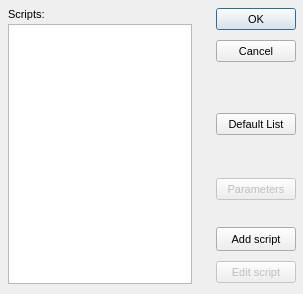
<?xml version="1.0"?>
<ui version="4.0">
  <class>Form</class>
  <widget class="QDialog" name="IDD_SCRIPTSELECT">
    <property name="geometry">
      <rect>
        <x>0</x>
        <y>0</y>
        <width>303</width>
        <height>294</height>
      </rect>
    </property>
    <property name="windowTitle">
      <string>Select Script</string>
    </property>
    <property name="font">
      <font>
        <family>Liberation Sans</family>
        <pointsize>8</pointsize>
        <bold>false</bold>
        <italic>false</italic>
      </font>
    </property>
    <property name="enabled">
      <bool>true</bool>
    </property>
    <property name="windowFlags">
      <set>Qt::Dialog|Qt::WindowCloseButtonHint</set>
    </property>
    <property name="minimumSize">
      <size>
        <width>303</width>
        <height>294</height>
      </size>
    </property>
    <property name="maximumSize">
      <size>
        <width>303</width>
        <height>294</height>
      </size>
    </property>
    <widget class="QLabel" name="IDC_STATIC">
      <property name="geometry">
        <rect>
          <x>8</x>
          <y>8</y>
          <width>184</width>
          <height>16</height>
        </rect>
      </property>
      <property name="text">
        <string>Scripts:</string>
      </property>
      <property name="visible">
        <bool>true</bool>
      </property>
      <property name="enabled">
        <bool>true</bool>
      </property>
      <property name="alignment">
        <set>Qt::AlignLeft</set>
      </property>
    </widget>
    <widget class="QPushButton" name="IDOK">
      <property name="geometry">
        <rect>
          <x>216</x>
          <y>8</y>
          <width>80</width>
          <height>22</height>
        </rect>
      </property>
      <property name="text">
        <string>OK</string>
      </property>
      <property name="visible">
        <bool>true</bool>
      </property>
      <property name="enabled">
        <bool>true</bool>
      </property>
      <property name="default">
        <bool>true</bool>
      </property>
      <property name="autoDefault">
        <bool>true</bool>
      </property>
    </widget>
    <widget class="QListWidget" name="IDC_SCRIPTSEL_LISTBOX">
      <property name="geometry">
        <rect>
          <x>8</x>
          <y>24</y>
          <width>184</width>
          <height>260</height>
        </rect>
      </property>
      <property name="visible">
        <bool>true</bool>
      </property>
      <property name="enabled">
        <bool>true</bool>
      </property>
      <property name="selectionMode">
        <enum>QAbstractItemView::SingleSelection</enum>
      </property>
    </widget>
    <widget class="QPushButton" name="IDCANCEL">
      <property name="geometry">
        <rect>
          <x>216</x>
          <y>40</y>
          <width>80</width>
          <height>22</height>
        </rect>
      </property>
      <property name="text">
        <string>Cancel</string>
      </property>
      <property name="visible">
        <bool>true</bool>
      </property>
      <property name="enabled">
        <bool>true</bool>
      </property>
      <property name="default">
        <bool>false</bool>
      </property>
      <property name="autoDefault">
        <bool>false</bool>
      </property>
    </widget>
    <widget class="QPushButton" name="IDC_SCRTYPE">
      <property name="geometry">
        <rect>
          <x>216</x>
          <y>113</y>
          <width>80</width>
          <height>22</height>
        </rect>
      </property>
      <property name="text">
        <string>Default List</string>
      </property>
      <property name="visible">
        <bool>true</bool>
      </property>
      <property name="enabled">
        <bool>true</bool>
      </property>
      <property name="default">
        <bool>false</bool>
      </property>
      <property name="autoDefault">
        <bool>false</bool>
      </property>
    </widget>
    <widget class="QPushButton" name="IDC_PARAMETERS">
      <property name="geometry">
        <rect>
          <x>216</x>
          <y>178</y>
          <width>80</width>
          <height>22</height>
        </rect>
      </property>
      <property name="text">
        <string>Parameters</string>
      </property>
      <property name="visible">
        <bool>true</bool>
      </property>
      <property name="enabled">
        <bool>false</bool>
      </property>
      <property name="default">
        <bool>false</bool>
      </property>
      <property name="autoDefault">
        <bool>false</bool>
      </property>
    </widget>
    <widget class="QPushButton" name="IDC_SCRIPTSEL_ADD">
      <property name="geometry">
        <rect>
          <x>216</x>
          <y>227</y>
          <width>80</width>
          <height>24</height>
        </rect>
      </property>
      <property name="text">
        <string>Add script</string>
      </property>
      <property name="visible">
        <bool>true</bool>
      </property>
      <property name="enabled">
        <bool>true</bool>
      </property>
      <property name="default">
        <bool>false</bool>
      </property>
      <property name="autoDefault">
        <bool>false</bool>
      </property>
    </widget>
    <widget class="QPushButton" name="IDC_EDITSCRIPT">
      <property name="geometry">
        <rect>
          <x>216</x>
          <y>261</y>
          <width>80</width>
          <height>22</height>
        </rect>
      </property>
      <property name="text">
        <string>Edit script</string>
      </property>
      <property name="visible">
        <bool>true</bool>
      </property>
      <property name="enabled">
        <bool>false</bool>
      </property>
      <property name="default">
        <bool>false</bool>
      </property>
      <property name="autoDefault">
        <bool>false</bool>
      </property>
    </widget>
    <action name="IDD_ORPHANHUNTER">
      <property name="text">
        <string>Orphan Hunter</string>
      </property>
    </action>
    <action name="IDD_REORDER_PAGES">
      <property name="text">
        <string>Reorder Net Pages</string>
      </property>
    </action>
    <action name="IDD_SHOW_ALL_CHECKED_OUT">
      <property name="text">
        <string>Show All Pages Checked Out</string>
      </property>
    </action>
    <action name="IDM_IMPORT_BITMAP">
      <property name="text">
        <string>Bitmap/Animation Converter...</string>
      </property>
    </action>
    <action name="ID_APP_ABOUT">
      <property name="text">
        <string>&amp;About editor...</string>
      </property>
    </action>
    <action name="ID_APP_EXIT">
      <property name="text">
        <string>E&amp;xit</string>
      </property>
      <property name="shortcut">
        <string>Alt+X</string>
      </property>
    </action>
    <action name="ID_BRIEFING_EDITOR">
      <property name="text">
        <string>Briefing Editor...</string>
      </property>
    </action>
    <action name="ID_BUTTON_LIGHTING">
      <property name="text">
        <string>ID_BUTTON_LIGHTING</string>
      </property>
    </action>
    <action name="ID_BUTTON_OUTLINE">
      <property name="text">
        <string>ID_BUTTON_OUTLINE</string>
      </property>
    </action>
    <action name="ID_BUTTON_WINDOWSELECTION">
      <property name="text">
        <string>ID_BUTTON_WINDOWSELECTION</string>
      </property>
    </action>
    <action name="ID_D3HELP">
      <property name="text">
        <string>Help on D3 Editor</string>
      </property>
    </action>
    <action name="ID_EDITORS_AIPROPERTIES">
      <property name="text">
        <string>AI Properties...</string>
      </property>
    </action>
    <action name="ID_EDITORS_AMBIENTSOUNDS">
      <property name="text">
        <string>Ambient Sounds...</string>
      </property>
    </action>
    <action name="ID_EDITORS_DALLAS">
      <property name="text">
        <string>Dallas Graphical Script Editor...</string>
      </property>
    </action>
    <action name="ID_EDITORS_FILES">
      <property name="text">
        <string>Files...</string>
      </property>
    </action>
    <action name="ID_EDITORS_MEGACELLS">
      <property name="text">
        <string>Megacells...</string>
      </property>
    </action>
    <action name="ID_EDIT_ADDSELECT">
      <property name="text">
        <string>Add Current Room to Selected List</string>
      </property>
    </action>
    <action name="ID_EDIT_ATTACH">
      <property name="text">
        <string>&amp;Attach</string>
      </property>
    </action>
    <action name="ID_EDIT_CLEARSELECTED">
      <property name="text">
        <string>Clear Selected List</string>
      </property>
    </action>
    <action name="ID_EDIT_COPY">
      <property name="text">
        <string>&amp;Copy</string>
      </property>
      <property name="shortcut">
        <string>Ctrl+Ins</string>
      </property>
    </action>
    <action name="ID_EDIT_CUT">
      <property name="text">
        <string>Cu&amp;t</string>
      </property>
      <property name="shortcut">
        <string>Shift+Del</string>
      </property>
    </action>
    <action name="ID_EDIT_DELETE">
      <property name="text">
        <string>&amp;Delete</string>
      </property>
    </action>
    <action name="ID_EDIT_LOADSCRAP">
      <property name="text">
        <string>Load Scrap from Disk</string>
      </property>
    </action>
    <action name="ID_EDIT_PASTE">
      <property name="text">
        <string>&amp;Paste</string>
      </property>
      <property name="shortcut">
        <string>Shift+Ins</string>
      </property>
    </action>
    <action name="ID_EDIT_PLACE">
      <property name="text">
        <string>&amp;Place in Mine</string>
      </property>
    </action>
    <action name="ID_EDIT_PLACE_TERRAIN">
      <property name="text">
        <string>&amp;Place on Terrain</string>
      </property>
    </action>
    <action name="ID_EDIT_REMOVESELECT">
      <property name="text">
        <string>Remove Current Room from Selected List</string>
      </property>
    </action>
    <action name="ID_EDIT_SAVESCRAP">
      <property name="text">
        <string>Save Scrap to Disk</string>
      </property>
    </action>
    <action name="ID_EDIT_SELECTATTACHED">
      <property name="text">
        <string>Select All Rooms Attached to Current Room</string>
      </property>
    </action>
    <action name="ID_EDIT_UNDO">
      <property name="text">
        <string>&amp;Undo</string>
      </property>
      <property name="shortcut">
        <string>Alt+Backspace</string>
      </property>
    </action>
    <action name="ID_FILE_AUTOSAVE">
      <property name="text">
        <string>Autosave</string>
      </property>
      <property name="checkable">
        <bool>true</bool>
      </property>
    </action>
    <action name="ID_FILE_CHECKMINE">
      <property name="text">
        <string>&amp;Check Mine</string>
      </property>
    </action>
    <action name="ID_FILE_FIXCRACKS">
      <property name="text">
        <string>Fix Level Cracks</string>
      </property>
    </action>
    <action name="ID_FILE_FIXDEGENERATEFACES">
      <property name="text">
        <string>Fix/Remove Degenerate Faces</string>
      </property>
    </action>
    <action name="ID_FILE_IMPORT_ROOM">
      <property name="text">
        <string>Import 3DSMax Room</string>
      </property>
    </action>
    <action name="ID_FILE_INFORMATION">
      <property name="text">
        <string>&amp;Information</string>
      </property>
      <property name="shortcut">
        <string>Alt+I</string>
      </property>
    </action>
    <action name="ID_FILE_LEAVE_EDITOR">
      <property name="text">
        <string>Go to main menu...</string>
      </property>
    </action>
    <action name="ID_FILE_LEVELPROPS">
      <property name="text">
        <string>Set Selected Room(s) Properties</string>
      </property>
    </action>
    <action name="ID_FILE_LEVEL_INFO">
      <property name="text">
        <string>Edit Level Info...</string>
      </property>
    </action>
    <action name="ID_FILE_MRU_FILE1">
      <property name="text">
        <string>Recent File</string>
      </property>
      <property name="enabled">
        <bool>false</bool>
      </property>
    </action>
    <action name="ID_FILE_NEW">
      <property name="text">
        <string>&amp;New</string>
      </property>
      <property name="shortcut">
        <string>Ctrl+N</string>
      </property>
    </action>
    <action name="ID_FILE_OPEN">
      <property name="text">
        <string>&amp;Open...</string>
      </property>
      <property name="shortcut">
        <string>Ctrl+O</string>
      </property>
    </action>
    <action name="ID_FILE_PLAY640X480">
      <property name="text">
        <string>&amp;Play in 640 x 480</string>
      </property>
      <property name="shortcut">
        <string>Alt+P</string>
      </property>
    </action>
    <action name="ID_FILE_PREFERENCES">
      <property name="text">
        <string>Preferences</string>
      </property>
    </action>
    <action name="ID_FILE_PRINT">
      <property name="text">
        <string>&amp;Print...</string>
      </property>
      <property name="shortcut">
        <string>Ctrl+P</string>
      </property>
    </action>
    <action name="ID_FILE_PRINT_PREVIEW">
      <property name="text">
        <string>Print Pre&amp;view</string>
      </property>
    </action>
    <action name="ID_FILE_PRINT_SETUP">
      <property name="text">
        <string>P&amp;rint Setup...</string>
      </property>
    </action>
    <action name="ID_FILE_REMOVEDUPLICATEFACESFROMCURRENTROOM">
      <property name="text">
        <string>Remove Duplicate Faces from Current Room</string>
      </property>
    </action>
    <action name="ID_FILE_REMOVEEXTRAPOINTS">
      <property name="text">
        <string>Remove Extra Points</string>
      </property>
    </action>
    <action name="ID_FILE_RESTOREGAMESTATE">
      <property name="text">
        <string>Restore Gamestate</string>
      </property>
    </action>
    <action name="ID_FILE_SAVE">
      <property name="text">
        <string>&amp;Save</string>
      </property>
      <property name="shortcut">
        <string>Ctrl+S</string>
      </property>
    </action>
    <action name="ID_FILE_SAVEGOALTEXT">
      <property name="text">
        <string>Save Goal Text to File</string>
      </property>
    </action>
    <action name="ID_FILE_SAVE_AS">
      <property name="text">
        <string>Save &amp;As...</string>
      </property>
    </action>
    <action name="ID_FILE_SAVE_COPY_AS">
      <property name="text">
        <string>Save Copy &amp;As...</string>
      </property>
    </action>
    <action name="ID_FILE_STATS">
      <property name="text">
        <string>Show Level Stats</string>
      </property>
    </action>
    <action name="ID_FILE_UPDATE">
      <property name="text">
        <string>&amp;Update</string>
      </property>
      <property name="shortcut">
        <string>Ctrl+S</string>
      </property>
    </action>
    <action name="ID_FILE_VERIFY_LEVEL">
      <property name="text">
        <string>Verify Level</string>
      </property>
    </action>
    <action name="ID_HOTSPOT_TGA">
      <property name="text">
        <string>HotSpot TGA Extractor...</string>
      </property>
    </action>
    <action name="ID_MINE_VIEW">
      <property name="text">
        <string>Mine View</string>
      </property>
      <property name="shortcut">
        <string>F2</string>
      </property>
    </action>
    <action name="ID_OBJBUTTON">
      <property name="text">
        <string>ID_OBJBUTTON</string>
      </property>
    </action>
    <action name="ID_OBJECT_DELETEOBJECT">
      <property name="text">
        <string>Delete Object</string>
      </property>
      <property name="shortcut">
        <string>Del</string>
      </property>
    </action>
    <action name="ID_OBJECT_MOVEPLAYER">
      <property name="text">
        <string>Move Player 0 to Viewer</string>
      </property>
    </action>
    <action name="ID_OBJECT_PLACECAMERAATCURRENTFACE">
      <property name="text">
        <string>Create New Camera at Current Face</string>
      </property>
    </action>
    <action name="ID_OBJECT_PLACECAMERAATVIEWER">
      <property name="text">
        <string>Create New Camera at Viewer</string>
      </property>
    </action>
    <action name="ID_OBJECT_PLACEOBJECT">
      <property name="text">
        <string>Place Object</string>
      </property>
      <property name="shortcut">
        <string>Ins</string>
      </property>
    </action>
    <action name="ID_OBJECT_PLACESOUNDSOURCEATVIEWER">
      <property name="text">
        <string>Create SoundSource at Viewer</string>
      </property>
    </action>
    <action name="ID_OBJECT_PLACEWAYPOINTATVIEWER">
      <property name="text">
        <string>Place Waypoint at Viewer</string>
      </property>
    </action>
    <action name="ID_OBJECT_SELECTBYNUMBER">
      <property name="text">
        <string>Select Object By Number</string>
      </property>
    </action>
    <action name="ID_OBJECT_SETCAMERAFROMVIEWER">
      <property name="text">
        <string>Move Camera to Viewer</string>
      </property>
    </action>
    <action name="ID_OBJECT_SETVIEWERFROMCAMERA">
      <property name="text">
        <string>Move Viewer to Camera</string>
      </property>
    </action>
    <action name="ID_OSIRISCOMPILE">
      <property name="text">
        <string>ID_OSIRISCOMPILE</string>
      </property>
    </action>
    <action name="ID_REINIT_OPENGL">
      <property name="text">
        <string>ID_REINIT_OPENGL</string>
      </property>
    </action>
    <action name="ID_ROOM_ADD">
      <property name="text">
        <string>&amp;Add Room at Current Face</string>
      </property>
      <property name="shortcut">
        <string>Shift+A</string>
      </property>
    </action>
    <action name="ID_ROOM_ADDVERTTONEWFACE">
      <property name="text">
        <string>Add Vert to New Face</string>
      </property>
      <property name="shortcut">
        <string>Shift+V</string>
      </property>
    </action>
    <action name="ID_ROOM_ATTACHROOM">
      <property name="text">
        <string>Attach Room</string>
      </property>
    </action>
    <action name="ID_ROOM_BUILDBRIDGE">
      <property name="text">
        <string>&amp;Build Bridge</string>
      </property>
    </action>
    <action name="ID_ROOM_BUILDSMOOTHBRIDGE">
      <property name="text">
        <string>Build Smooth Bridge</string>
      </property>
      <property name="shortcut">
        <string>Ctrl+B</string>
      </property>
    </action>
    <action name="ID_ROOM_CLEARCENTERPOINT">
      <property name="text">
        <string>Clear Center Point</string>
      </property>
    </action>
    <action name="ID_ROOM_COMBINE">
      <property name="text">
        <string>Combine Rooms</string>
      </property>
    </action>
    <action name="ID_ROOM_DELETE">
      <property name="text">
        <string>Delete Current Room</string>
      </property>
    </action>
    <action name="ID_ROOM_DELETECONNECTEDFACES">
      <property name="text">
        <string>Delete Connected Faces</string>
      </property>
    </action>
    <action name="ID_ROOM_DELETEFACE">
      <property name="text">
        <string>Delete Current Face</string>
      </property>
    </action>
    <action name="ID_ROOM_DELETEPORTAL">
      <property name="text">
        <string>Delete Current Portal</string>
      </property>
    </action>
    <action name="ID_ROOM_DELETEVERT">
      <property name="text">
        <string>Delete Current Vert From Face</string>
      </property>
    </action>
    <action name="ID_ROOM_DROPROOM">
      <property name="text">
        <string>Drop Room</string>
      </property>
    </action>
    <action name="ID_ROOM_FACE_ADDVERTTOEDGE">
      <property name="text">
        <string>Add Vert To Edge</string>
      </property>
    </action>
    <action name="ID_ROOM_FACE_DELETEVERTONEDGE">
      <property name="text">
        <string>Delete Vert on Edge</string>
      </property>
    </action>
    <action name="ID_ROOM_FACE_MOVEVERTONEDGE">
      <property name="text">
        <string>Move Vert on Edge</string>
      </property>
    </action>
    <action name="ID_ROOM_FACE_SPLITFACE">
      <property name="text">
        <string>Split Face</string>
      </property>
    </action>
    <action name="ID_ROOM_FINISHNEWFACE">
      <property name="text">
        <string>Add Last Point to New Face (Finish Face)</string>
      </property>
    </action>
    <action name="ID_ROOM_GRABTEXTURE">
      <property name="text">
        <string>Grab Texture</string>
      </property>
      <property name="shortcut">
        <string>G</string>
      </property>
    </action>
    <action name="ID_ROOM_JOINROOMS">
      <property name="text">
        <string>Join Rooms</string>
      </property>
    </action>
    <action name="ID_ROOM_JOINROOMSEXACT">
      <property name="text">
        <string>Join Rooms Exact</string>
      </property>
    </action>
    <action name="ID_ROOM_JOIN_ADJACENT_FACES">
      <property name="text">
        <string>Join Adjacent Faces</string>
      </property>
    </action>
    <action name="ID_ROOM_LINKTONEWEXTERNAL">
      <property name="text">
        <string>Link Room to New External Room</string>
      </property>
    </action>
    <action name="ID_ROOM_MARK">
      <property name="text">
        <string>&amp;Mark Room/Face</string>
      </property>
      <property name="shortcut">
        <string>Ctrl+M</string>
      </property>
    </action>
    <action name="ID_ROOM_MERGEOBJECTINTOROOM">
      <property name="text">
        <string>Merge Object into Room</string>
      </property>
    </action>
    <action name="ID_ROOM_NEXTFACE">
      <property name="text">
        <string>Next Face</string>
      </property>
      <property name="shortcut">
        <string>F</string>
      </property>
    </action>
    <action name="ID_ROOM_PLACEROOM">
      <property name="text">
        <string>Place Room at Current Room</string>
      </property>
    </action>
    <action name="ID_ROOM_PLACETERRAINROOM">
      <property name="text">
        <string>Place Room at Current Terrain Cell</string>
      </property>
    </action>
    <action name="ID_ROOM_PREVIOUSFACE">
      <property name="text">
        <string>Previous Face</string>
      </property>
      <property name="shortcut">
        <string>Shift+F</string>
      </property>
    </action>
    <action name="ID_ROOM_PROPAGATETOADJACENTCOPLANARFACES">
      <property name="text">
        <string>Propagate to Adjacent Coplanar Faces</string>
      </property>
      <property name="shortcut">
        <string>Ctrl+F</string>
      </property>
    </action>
    <action name="ID_ROOM_PROPAGATETOALL">
      <property name="text">
        <string>Propagate to All Faces in Room</string>
      </property>
      <property name="shortcut">
        <string>Shift+R</string>
      </property>
    </action>
    <action name="ID_ROOM_RENAMEROOM">
      <property name="text">
        <string>Rename Room</string>
      </property>
      <property name="shortcut">
        <string>Ctrl+R</string>
      </property>
    </action>
    <action name="ID_ROOM_ROTATEPLACEDROOM45DEGREES">
      <property name="text">
        <string>Rotate Placed Room 45 Degrees</string>
      </property>
    </action>
    <action name="ID_ROOM_SAVECURRENTROOM">
      <property name="text">
        <string>Save Current Room</string>
      </property>
    </action>
    <action name="ID_ROOM_SELECTBYNUMBER">
      <property name="text">
        <string>Select Room by Number</string>
      </property>
    </action>
    <action name="ID_ROOM_SELECTFACEBYNUMBER">
      <property name="text">
        <string>Select Face by Number</string>
      </property>
    </action>
    <action name="ID_ROOM_SETCENTERFROMVIEWER">
      <property name="text">
        <string>Set Room Center from Viewer</string>
      </property>
    </action>
    <action name="ID_ROOM_SNAPPLACEDROOM">
      <property name="text">
        <string>Snap Placed Room</string>
      </property>
    </action>
    <action name="ID_ROOM_SNAPPOINTTOEDGE">
      <property name="text">
        <string>Snap Point to Edge</string>
      </property>
    </action>
    <action name="ID_ROOM_SNAPPOINTTOFACE">
      <property name="text">
        <string>Snap Point to Face</string>
      </property>
    </action>
    <action name="ID_ROOM_SNAPPOINTTOPOINT">
      <property name="text">
        <string>Snap Point to Point</string>
      </property>
    </action>
    <action name="ID_ROOM_SPLITFACE">
      <property name="text">
        <string>Triangulate face</string>
      </property>
    </action>
    <action name="ID_ROOM_STARTNEWFACE">
      <property name="text">
        <string>Add First Point to New Face (Start Face)</string>
      </property>
    </action>
    <action name="ID_ROOM_SWAPMAKEDANDCURRENTROOMFACE">
      <property name="text">
        <string>Swap Marked and Current Room/Face</string>
      </property>
    </action>
    <action name="ID_ROOM_UNDOSNAP">
      <property name="text">
        <string>Undo Snap</string>
      </property>
    </action>
    <action name="ID_ROOM_UNPLACEROOM">
      <property name="text">
        <string>Un-place Room/Group/Door</string>
      </property>
    </action>
    <action name="ID_ROOM_VIEW">
      <property name="text">
        <string>Room View</string>
      </property>
      <property name="shortcut">
        <string>F4</string>
      </property>
    </action>
    <action name="ID_SCRIPT_LEVEL_INTERFACE">
      <property name="text">
        <string>Levels and Scripts...</string>
      </property>
    </action>
    <action name="ID_SUBEDITORS_FONT">
      <property name="text">
        <string>Font Editor...</string>
      </property>
    </action>
    <action name="ID_SUBEDITORS_HOGMAKER">
      <property name="text">
        <string>Hog Maker...</string>
      </property>
    </action>
    <action name="ID_SUBEDITORS_TABLEFILEEDIT">
      <property name="text">
        <string>Table File Text Editor...</string>
      </property>
    </action>
    <action name="ID_SUBEDITORS_TABLEFILEFILTER">
      <property name="text">
        <string>Table File Filter...</string>
      </property>
    </action>
    <action name="ID_TABLEEDIT_FILE_EXIT">
      <property name="text">
        <string>&amp;Exit</string>
      </property>
    </action>
    <action name="ID_TABLEEDIT_FILE_LOAD">
      <property name="text">
        <string>&amp;Load...</string>
      </property>
    </action>
    <action name="ID_TABLEEDIT_FILE_SAVE">
      <property name="text">
        <string>&amp;Save</string>
      </property>
    </action>
    <action name="ID_TABLEEDIT_FILE_SAVE_AS">
      <property name="text">
        <string>S&amp;ave as...</string>
      </property>
    </action>
    <action name="ID_TABLEFILTER_FILE_EXIT">
      <property name="text">
        <string>Exit</string>
      </property>
    </action>
    <action name="ID_TABLEFILTER_FILE_LOAD">
      <property name="text">
        <string>Load...</string>
      </property>
    </action>
    <action name="ID_TABLEFILTER_FILE_NEW">
      <property name="text">
        <string>New</string>
      </property>
    </action>
    <action name="ID_TABLEFILTER_FILE_SAVE">
      <property name="text">
        <string>Save</string>
      </property>
    </action>
    <action name="ID_TABLEFILTER_FILE_SAVEAS">
      <property name="text">
        <string>Save as...</string>
      </property>
    </action>
    <action name="ID_TERRAIN_VIEW">
      <property name="text">
        <string>Terrain View</string>
      </property>
      <property name="shortcut">
        <string>F3</string>
      </property>
    </action>
    <action name="ID_TEST_TEST1">
      <property name="text">
        <string>Test function 1</string>
      </property>
    </action>
    <action name="ID_TEST_TEST2">
      <property name="text">
        <string>Test function 2</string>
      </property>
    </action>
    <action name="ID_TEST_TEST3">
      <property name="text">
        <string>Test function 3</string>
      </property>
    </action>
    <action name="ID_TOOLS_WORLD_OBJECTS_BUILDINGS">
      <property name="text">
        <string>Buildings...</string>
      </property>
    </action>
    <action name="ID_TOOLS_WORLD_OBJECTS_CLUTTER">
      <property name="text">
        <string>Clutter...</string>
      </property>
    </action>
    <action name="ID_TOOLS_WORLD_OBJECTS_DOOR">
      <property name="text">
        <string>Doors...</string>
      </property>
    </action>
    <action name="ID_TOOLS_WORLD_OBJECTS_LIGHTS">
      <property name="text">
        <string>Lights...</string>
      </property>
    </action>
    <action name="ID_TOOLS_WORLD_OBJECTS_PLAYER">
      <property name="text">
        <string>Player Ships...</string>
      </property>
    </action>
    <action name="ID_TOOLS_WORLD_OBJECTS_POWERUPS">
      <property name="text">
        <string>Powerups...</string>
      </property>
    </action>
    <action name="ID_TOOLS_WORLD_OBJECTS_ROBOTS">
      <property name="text">
        <string>Robots...</string>
      </property>
    </action>
    <action name="ID_TOOLS_WORLD_OBJECTS_SOUND">
      <property name="text">
        <string>Sounds...</string>
      </property>
    </action>
    <action name="ID_TOOLS_WORLD_TEXTURES">
      <property name="text">
        <string>Textures...</string>
      </property>
    </action>
    <action name="ID_TOOLS_WORLD_WEAPONS">
      <property name="text">
        <string>Weapons...</string>
      </property>
    </action>
    <action name="ID_VIEW_CENTERONCUBE">
      <property name="text">
        <string>Center on Current &amp;Room</string>
      </property>
      <property name="shortcut">
        <string>Home</string>
      </property>
    </action>
    <action name="ID_VIEW_CENTERONMINE">
      <property name="text">
        <string>Center on &amp;Mine Origin</string>
      </property>
    </action>
    <action name="ID_VIEW_CENTERONOBJECT">
      <property name="text">
        <string>Center on Current &amp;Object</string>
      </property>
    </action>
    <action name="ID_VIEW_DELETEVIEWER">
      <property name="text">
        <string>Delete Viewer</string>
      </property>
    </action>
    <action name="ID_VIEW_FLIP">
      <property name="text">
        <string>Flip Viewer</string>
      </property>
      <property name="shortcut">
        <string>/</string>
      </property>
    </action>
    <action name="ID_VIEW_KEYPAD_TOGGLE">
      <property name="text">
        <string>Keypad</string>
      </property>
      <property name="shortcut">
        <string>F10</string>
      </property>
    </action>
    <action name="ID_VIEW_MOVECAMERATOCURRENTOBJECT">
      <property name="text">
        <string>Move camera to Current Object</string>
      </property>
    </action>
    <action name="ID_VIEW_MOVECAMERATOSELECTEDFACE">
      <property name="text">
        <string>Move camera to &amp;Current Face</string>
      </property>
      <property name="shortcut">
        <string>Shift+C</string>
      </property>
    </action>
    <action name="ID_VIEW_MOVECAMERATOSELECTEDROOM">
      <property name="text">
        <string>Move camera to &amp;Current Room</string>
      </property>
      <property name="shortcut">
        <string>C</string>
      </property>
    </action>
    <action name="ID_VIEW_NEWVIEWER">
      <property name="text">
        <string>New Viewer</string>
      </property>
    </action>
    <action name="ID_VIEW_NEXTVIEWER">
      <property name="text">
        <string>Next Viewer</string>
      </property>
    </action>
    <action name="ID_VIEW_RESETVIEWRADIUS">
      <property name="text">
        <string>Reset View Radius</string>
      </property>
    </action>
    <action name="ID_VIEW_SHOWOBJECTSINWIREFRAMEVIEW">
      <property name="text">
        <string>Show objects in Wireframe view</string>
      </property>
    </action>
    <action name="ID_VIEW_SHOWVIEWERFORWARDVECTOR">
      <property name="text">
        <string>Show Viewer Forward Vector</string>
      </property>
    </action>
    <action name="ID_VIEW_STATUS_BAR">
      <property name="text">
        <string>&amp;Status Bar</string>
      </property>
    </action>
    <action name="ID_VIEW_TEXTUREMINE">
      <property name="text">
        <string>Te&amp;xtured view</string>
      </property>
    </action>
    <action name="ID_VIEW_TOOLBAR">
      <property name="text">
        <string>&amp;Toolbar</string>
      </property>
    </action>
    <action name="ID_VIEW_VIEWPROP">
      <property name="text">
        <string>Display Viewer Properties</string>
      </property>
    </action>
    <action name="ID_VIEW_WIREFRAMEMINE">
      <property name="text">
        <string>&amp;Wireframe view</string>
      </property>
    </action>
    <action name="ID_WINDOW_CASCADE">
      <property name="text">
        <string>&amp;Cascade</string>
      </property>
    </action>
    <action name="ID_WINDOW_TILE">
      <property name="text">
        <string>&amp;Tile</string>
      </property>
    </action>
    <action name="ID_ZBUTTON">
      <property name="text">
        <string>ID_ZBUTTON</string>
      </property>
    </action>
  </widget>
</ui>
